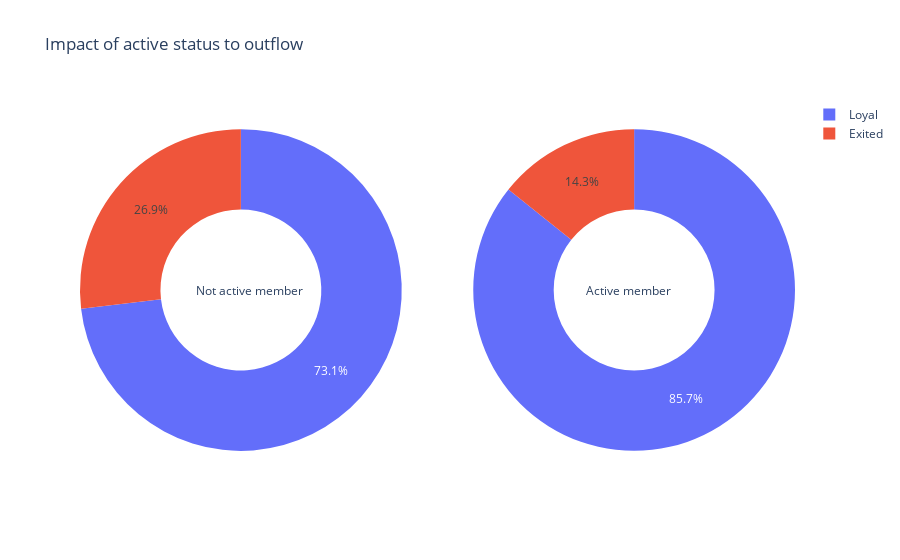

This figure's notebook cell:
### Markdown cell above
Ответ 9.7: Отток в группе клиентов, которые приобрели от 3 до 4 продуктов банка, имеет больший процент от общего числа по группе чем отток клиентов, которые приобрели от 1 до 2 продуктов банка.

### Code cell
# 9.8 Как влияет наличие статуса активного клиента на отток клиентов?

active_grouped = churn_data.groupby(by=['IsActiveMember', 'Outflow'], as_index=False)['RowNumber'].count()
print(active_grouped)

labels_list = ['Exited', 'Loyal']

fig_9_8 = make_subplots(rows=1, cols=2, specs=[[{'type':'domain'}, {'type':'domain'}]])
fig_9_8.add_trace(go.Pie(
    labels=active_grouped[active_grouped['IsActiveMember']==0]['Outflow'],
    values=active_grouped[active_grouped['IsActiveMember']==0]['RowNumber'],
    name='Not active member'
), 1, 1)
fig_9_8.add_trace(go.Pie(
    labels=active_grouped[active_grouped['IsActiveMember']==1]['Outflow'],
    values=active_grouped[active_grouped['IsActiveMember']==1]['RowNumber'],
    name='Active member'
), 1, 2)

fig_9_8.update_traces(hole=.5, hoverinfo='label+percent+name')

fig_9_8.update_layout(
    title_text='Impact of active status to outflow',
    annotations=[dict(text='Not active member', x=0.16, y=0.5, font_size=12, showarrow=False),
                 dict(text='Active member', x=0.83, y=0.5, font_size=12, showarrow=False)]
)

fig_9_8.show()

### Figure 1 — Plotly figure (JSON) as saved in the notebook; plotly's stock layout.template omitted (floating-point values rounded to 4 significant figures)
{"data": [{"domain": {"x": [0, 0.45], "y": [0, 1]}, "hole": 0.5, "hoverinfo": "label+percent+name", "labels": ["Exited", "Loyal"], "name": "Not active member", "type": "pie", "values": [1302, 3547]}, {"domain": {"x": [0.55, 1], "y": [0, 1]}, "hole": 0.5, "hoverinfo": "label+percent+name", "labels": ["Exited", "Loyal"], "name": "Active member", "type": "pie", "values": [735, 4416]}], "layout": {"annotations": [{"font": {"size": 12}, "showarrow": false, "text": "Not active member", "x": 0.16, "y": 0.5}, {"font": {"size": 12}, "showarrow": false, "text": "Active member", "x": 0.83, "y": 0.5}], "title": {"text": "Impact of active status to outflow"}}}
